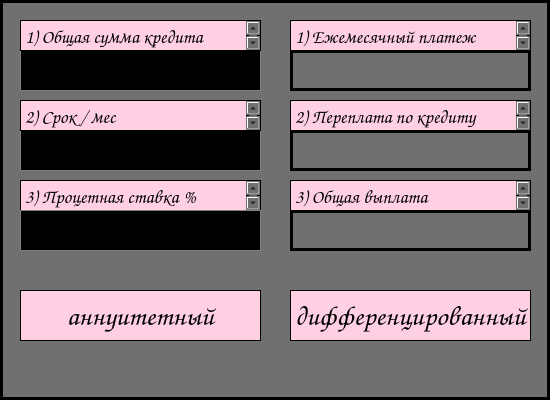
<?xml version="1.0" encoding="UTF-8"?>
<ui version="4.0">
 <class>creditwindow</class>
 <widget class="QDialog" name="creditwindow">
  <property name="geometry">
   <rect>
    <x>0</x>
    <y>0</y>
    <width>550</width>
    <height>400</height>
   </rect>
  </property>
  <property name="sizePolicy">
   <sizepolicy hsizetype="Minimum" vsizetype="Preferred">
    <horstretch>0</horstretch>
    <verstretch>0</verstretch>
   </sizepolicy>
  </property>
  <property name="minimumSize">
   <size>
    <width>550</width>
    <height>400</height>
   </size>
  </property>
  <property name="maximumSize">
   <size>
    <width>550</width>
    <height>400</height>
   </size>
  </property>
  <property name="font">
   <font>
    <family>Chalkboard</family>
   </font>
  </property>
  <property name="windowTitle">
   <string>Dialog</string>
  </property>
  <property name="styleSheet">
   <string notr="true">QWidget{
  background-color: rgb(112, 112, 112);
  border: 3px solid black;
}
</string>
  </property>
  <widget class="QLineEdit" name="lineEdit">
   <property name="geometry">
    <rect>
     <x>20</x>
     <y>50</y>
     <width>241</width>
     <height>41</height>
    </rect>
   </property>
   <property name="font">
    <font>
     <family>Comic Sans MS</family>
    </font>
   </property>
   <property name="styleSheet">
    <string notr="true">QLineEdit {
  background-color: rgb(0, 0, 0);
  border: 1px solid gray;
  color: white;
}
QLineEdit :pressed {
    background-color: qlineargradient(x1: 0, y1: 0, x2: 0, y2: 1,
                                      stop: 0 #BEBEBE, stop: 1 #D7D7D7);
}</string>
   </property>
  </widget>
  <widget class="QLineEdit" name="lineEdit_2">
   <property name="geometry">
    <rect>
     <x>20</x>
     <y>130</y>
     <width>241</width>
     <height>41</height>
    </rect>
   </property>
   <property name="font">
    <font>
     <family>Comic Sans MS</family>
    </font>
   </property>
   <property name="styleSheet">
    <string notr="true">QLineEdit {
  background-color: rgb(0, 0, 0);
  border: 1px solid gray;
  color: white;
}
QLineEdit :pressed {
    background-color: qlineargradient(x1: 0, y1: 0, x2: 0, y2: 1,
                                      stop: 0 #BEBEBE, stop: 1 #D7D7D7);
}</string>
   </property>
  </widget>
  <widget class="QLabel" name="label">
   <property name="geometry">
    <rect>
     <x>290</x>
     <y>50</y>
     <width>241</width>
     <height>41</height>
    </rect>
   </property>
   <property name="font">
    <font>
     <family>Comic Sans MS</family>
    </font>
   </property>
   <property name="styleSheet">
    <string notr="true">QLabel {
  background-color: rgb(0, 0, 0);
  border: 1px solid gray;
}

background-color : white;</string>
   </property>
   <property name="text">
    <string/>
   </property>
  </widget>
  <widget class="QLabel" name="label_2">
   <property name="geometry">
    <rect>
     <x>290</x>
     <y>130</y>
     <width>241</width>
     <height>41</height>
    </rect>
   </property>
   <property name="font">
    <font>
     <family>Comic Sans MS</family>
    </font>
   </property>
   <property name="styleSheet">
    <string notr="true">QLabel {
  background-color: rgb(0, 0, 0);
  border: 1px solid gray;
}

background-color : white;</string>
   </property>
   <property name="text">
    <string/>
   </property>
  </widget>
  <widget class="QLabel" name="label_3">
   <property name="geometry">
    <rect>
     <x>290</x>
     <y>210</y>
     <width>241</width>
     <height>41</height>
    </rect>
   </property>
   <property name="font">
    <font>
     <family>Comic Sans MS</family>
    </font>
   </property>
   <property name="styleSheet">
    <string notr="true">QLabel {
  background-color: rgb(0, 0, 0);
  border: 1px solid gray;
}

background-color : white;</string>
   </property>
   <property name="text">
    <string/>
   </property>
  </widget>
  <widget class="QTextBrowser" name="textBrowser_3">
   <property name="geometry">
    <rect>
     <x>290</x>
     <y>20</y>
     <width>241</width>
     <height>31</height>
    </rect>
   </property>
   <property name="font">
    <font>
     <family>Comic Sans MS</family>
     <pointsize>14</pointsize>
    </font>
   </property>
   <property name="styleSheet">
    <string notr="true">background-color: rgb(255, 207, 227);
  border: 1px solid black;
  color: black;</string>
   </property>
   <property name="html">
    <string>&lt;!DOCTYPE HTML PUBLIC &quot;-//W3C//DTD HTML 4.0//EN&quot; &quot;http://www.w3.org/TR/REC-html40/strict.dtd&quot;&gt;
&lt;html&gt;&lt;head&gt;&lt;meta name=&quot;qrichtext&quot; content=&quot;1&quot; /&gt;&lt;meta charset=&quot;utf-8&quot; /&gt;&lt;style type=&quot;text/css&quot;&gt;
p, li { white-space: pre-wrap; }
&lt;/style&gt;&lt;/head&gt;&lt;body style=&quot; font-family:'Comic Sans MS'; font-size:14pt; font-weight:400; font-style:normal;&quot;&gt;
&lt;p style=&quot; margin-top:0px; margin-bottom:0px; margin-left:0px; margin-right:0px; -qt-block-indent:0; text-indent:0px;&quot;&gt;&lt;span style=&quot; font-family:'.AppleSystemUIFont'; font-weight:700; color:#000000;&quot;&gt;1) Ежемесячный платеж&lt;/span&gt;&lt;/p&gt;&lt;/body&gt;&lt;/html&gt;</string>
   </property>
  </widget>
  <widget class="QTextBrowser" name="textBrowser_4">
   <property name="geometry">
    <rect>
     <x>20</x>
     <y>20</y>
     <width>241</width>
     <height>31</height>
    </rect>
   </property>
   <property name="font">
    <font>
     <family>Comic Sans MS</family>
    </font>
   </property>
   <property name="styleSheet">
    <string notr="true">background-color: rgb(255, 207, 227);
  border: 1px solid black;
  color: black;</string>
   </property>
   <property name="html">
    <string>&lt;!DOCTYPE HTML PUBLIC &quot;-//W3C//DTD HTML 4.0//EN&quot; &quot;http://www.w3.org/TR/REC-html40/strict.dtd&quot;&gt;
&lt;html&gt;&lt;head&gt;&lt;meta name=&quot;qrichtext&quot; content=&quot;1&quot; /&gt;&lt;meta charset=&quot;utf-8&quot; /&gt;&lt;style type=&quot;text/css&quot;&gt;
p, li { white-space: pre-wrap; }
&lt;/style&gt;&lt;/head&gt;&lt;body style=&quot; font-family:'Comic Sans MS'; font-size:13pt; font-weight:400; font-style:normal;&quot;&gt;
&lt;p style=&quot; margin-top:0px; margin-bottom:0px; margin-left:0px; margin-right:0px; -qt-block-indent:0; text-indent:0px;&quot;&gt;&lt;span style=&quot; font-family:'.AppleSystemUIFont'; font-size:14pt; font-weight:700; color:#000000;&quot;&gt;1) Общая сумма кредита&lt;/span&gt;&lt;/p&gt;&lt;/body&gt;&lt;/html&gt;</string>
   </property>
  </widget>
  <widget class="QPushButton" name="pushButton_8">
   <property name="geometry">
    <rect>
     <x>290</x>
     <y>290</y>
     <width>241</width>
     <height>51</height>
    </rect>
   </property>
   <property name="font">
    <font>
     <family>Comic Sans MS</family>
     <pointsize>21</pointsize>
     <bold>false</bold>
    </font>
   </property>
   <property name="styleSheet">
    <string notr="true">QPushButton {
  background-color: rgb(255, 207, 227);
  border: 1px solid black;
  color: black;
}
QPushButton:pressed {
    background-color: qlineargradient(x1: 0, y1: 0, x2: 0, y2: 1,
                                      stop: 0 #BEBEBE, stop: 1 #D7D7D7);
}</string>
   </property>
   <property name="text">
    <string>дифференцированный</string>
   </property>
  </widget>
  <widget class="QPushButton" name="pushButton_9">
   <property name="geometry">
    <rect>
     <x>20</x>
     <y>290</y>
     <width>241</width>
     <height>51</height>
    </rect>
   </property>
   <property name="font">
    <font>
     <family>Comic Sans MS</family>
     <pointsize>21</pointsize>
     <bold>false</bold>
    </font>
   </property>
   <property name="styleSheet">
    <string notr="true">QPushButton {
  background-color: rgb(255, 207, 227);
  border: 1px solid black;
  color: black;
}
QPushButton:pressed {
    background-color: qlineargradient(x1: 0, y1: 0, x2: 0, y2: 1,
                                      stop: 0 #BEBEBE, stop: 1 #D7D7D7);
}</string>
   </property>
   <property name="text">
    <string>аннуитетный</string>
   </property>
  </widget>
  <widget class="QTextBrowser" name="textBrowser_5">
   <property name="geometry">
    <rect>
     <x>20</x>
     <y>100</y>
     <width>241</width>
     <height>31</height>
    </rect>
   </property>
   <property name="font">
    <font>
     <family>Comic Sans MS</family>
    </font>
   </property>
   <property name="styleSheet">
    <string notr="true">background-color: rgb(255, 207, 227);
  border: 1px solid black;
  color: black;</string>
   </property>
   <property name="html">
    <string>&lt;!DOCTYPE HTML PUBLIC &quot;-//W3C//DTD HTML 4.0//EN&quot; &quot;http://www.w3.org/TR/REC-html40/strict.dtd&quot;&gt;
&lt;html&gt;&lt;head&gt;&lt;meta name=&quot;qrichtext&quot; content=&quot;1&quot; /&gt;&lt;meta charset=&quot;utf-8&quot; /&gt;&lt;style type=&quot;text/css&quot;&gt;
p, li { white-space: pre-wrap; }
&lt;/style&gt;&lt;/head&gt;&lt;body style=&quot; font-family:'Comic Sans MS'; font-size:13pt; font-weight:400; font-style:normal;&quot;&gt;
&lt;p style=&quot; margin-top:12px; margin-bottom:12px; margin-left:0px; margin-right:0px; -qt-block-indent:0; text-indent:0px;&quot;&gt;&lt;span style=&quot; font-family:'.AppleSystemUIFont'; font-size:14pt; font-weight:700; color:#000000;&quot;&gt;2) Срок / мес&lt;/span&gt;&lt;/p&gt;&lt;/body&gt;&lt;/html&gt;</string>
   </property>
  </widget>
  <widget class="QTextBrowser" name="textBrowser_6">
   <property name="geometry">
    <rect>
     <x>20</x>
     <y>180</y>
     <width>241</width>
     <height>31</height>
    </rect>
   </property>
   <property name="font">
    <font>
     <family>Comic Sans MS</family>
    </font>
   </property>
   <property name="styleSheet">
    <string notr="true">background-color: rgb(255, 207, 227);
  border: 1px solid black;
  color: black;</string>
   </property>
   <property name="html">
    <string>&lt;!DOCTYPE HTML PUBLIC &quot;-//W3C//DTD HTML 4.0//EN&quot; &quot;http://www.w3.org/TR/REC-html40/strict.dtd&quot;&gt;
&lt;html&gt;&lt;head&gt;&lt;meta name=&quot;qrichtext&quot; content=&quot;1&quot; /&gt;&lt;meta charset=&quot;utf-8&quot; /&gt;&lt;style type=&quot;text/css&quot;&gt;
p, li { white-space: pre-wrap; }
&lt;/style&gt;&lt;/head&gt;&lt;body style=&quot; font-family:'Comic Sans MS'; font-size:13pt; font-weight:400; font-style:normal;&quot;&gt;
&lt;p style=&quot; margin-top:12px; margin-bottom:12px; margin-left:0px; margin-right:0px; -qt-block-indent:0; text-indent:0px;&quot;&gt;&lt;span style=&quot; font-family:'.AppleSystemUIFont'; font-size:14pt; font-weight:700; color:#000000;&quot;&gt;3) Процетная ставка %&lt;/span&gt;&lt;/p&gt;&lt;/body&gt;&lt;/html&gt;</string>
   </property>
  </widget>
  <widget class="QTextBrowser" name="textBrowser_7">
   <property name="geometry">
    <rect>
     <x>290</x>
     <y>100</y>
     <width>241</width>
     <height>31</height>
    </rect>
   </property>
   <property name="font">
    <font>
     <family>Comic Sans MS</family>
     <pointsize>14</pointsize>
    </font>
   </property>
   <property name="styleSheet">
    <string notr="true">background-color: rgb(255, 207, 227);
  border: 1px solid black;
  color: black;</string>
   </property>
   <property name="html">
    <string>&lt;!DOCTYPE HTML PUBLIC &quot;-//W3C//DTD HTML 4.0//EN&quot; &quot;http://www.w3.org/TR/REC-html40/strict.dtd&quot;&gt;
&lt;html&gt;&lt;head&gt;&lt;meta name=&quot;qrichtext&quot; content=&quot;1&quot; /&gt;&lt;meta charset=&quot;utf-8&quot; /&gt;&lt;style type=&quot;text/css&quot;&gt;
p, li { white-space: pre-wrap; }
&lt;/style&gt;&lt;/head&gt;&lt;body style=&quot; font-family:'Comic Sans MS'; font-size:14pt; font-weight:400; font-style:normal;&quot;&gt;
&lt;p style=&quot; margin-top:0px; margin-bottom:0px; margin-left:0px; margin-right:0px; -qt-block-indent:0; text-indent:0px;&quot;&gt;&lt;span style=&quot; font-family:'.AppleSystemUIFont'; font-weight:700; color:#000000;&quot;&gt;2) Переплата по кредиту&lt;/span&gt;&lt;/p&gt;&lt;/body&gt;&lt;/html&gt;</string>
   </property>
  </widget>
  <widget class="QTextBrowser" name="textBrowser_8">
   <property name="geometry">
    <rect>
     <x>290</x>
     <y>180</y>
     <width>241</width>
     <height>31</height>
    </rect>
   </property>
   <property name="font">
    <font>
     <family>Comic Sans MS</family>
     <pointsize>14</pointsize>
    </font>
   </property>
   <property name="styleSheet">
    <string notr="true">background-color: rgb(255, 207, 227);
  border: 1px solid black;
  color: black;</string>
   </property>
   <property name="html">
    <string>&lt;!DOCTYPE HTML PUBLIC &quot;-//W3C//DTD HTML 4.0//EN&quot; &quot;http://www.w3.org/TR/REC-html40/strict.dtd&quot;&gt;
&lt;html&gt;&lt;head&gt;&lt;meta name=&quot;qrichtext&quot; content=&quot;1&quot; /&gt;&lt;meta charset=&quot;utf-8&quot; /&gt;&lt;style type=&quot;text/css&quot;&gt;
p, li { white-space: pre-wrap; }
&lt;/style&gt;&lt;/head&gt;&lt;body style=&quot; font-family:'Comic Sans MS'; font-size:14pt; font-weight:400; font-style:normal;&quot;&gt;
&lt;p style=&quot; margin-top:0px; margin-bottom:0px; margin-left:0px; margin-right:0px; -qt-block-indent:0; text-indent:0px;&quot;&gt;&lt;span style=&quot; font-family:'.AppleSystemUIFont'; font-weight:700; color:#000000;&quot;&gt;3) Общая выплата&lt;/span&gt;&lt;/p&gt;&lt;/body&gt;&lt;/html&gt;</string>
   </property>
  </widget>
  <widget class="QLineEdit" name="lineEdit_3">
   <property name="geometry">
    <rect>
     <x>20</x>
     <y>210</y>
     <width>241</width>
     <height>41</height>
    </rect>
   </property>
   <property name="font">
    <font>
     <family>Comic Sans MS</family>
    </font>
   </property>
   <property name="styleSheet">
    <string notr="true">QLineEdit {
  background-color: rgb(0, 0, 0);
  border: 1px solid gray;
  color: white;
}
QLineEdit :pressed {
    background-color: qlineargradient(x1: 0, y1: 0, x2: 0, y2: 1,
                                      stop: 0 #BEBEBE, stop: 1 #D7D7D7);
}</string>
   </property>
  </widget>
 </widget>
 <resources/>
 <connections/>
</ui>
